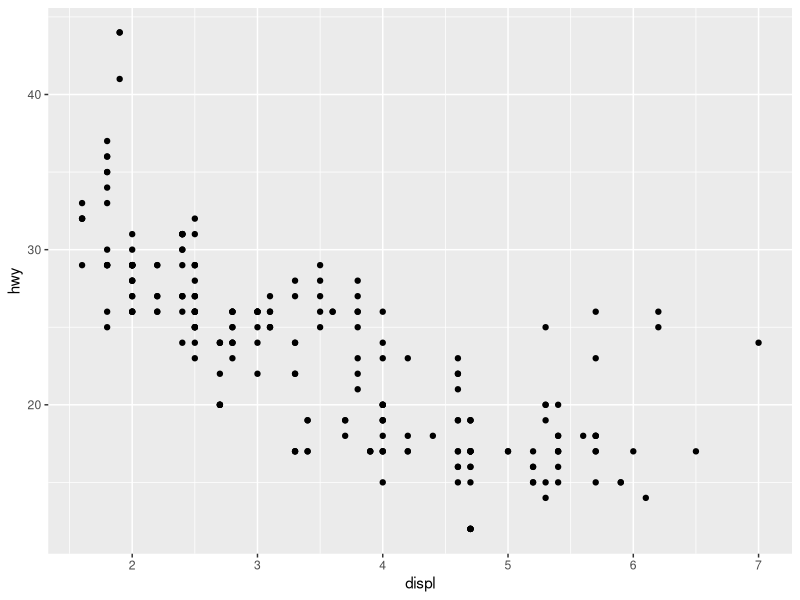
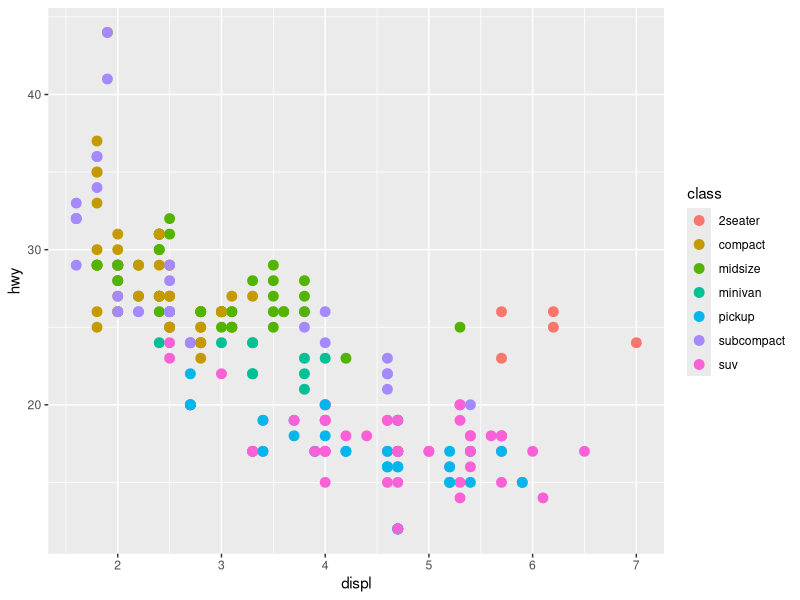
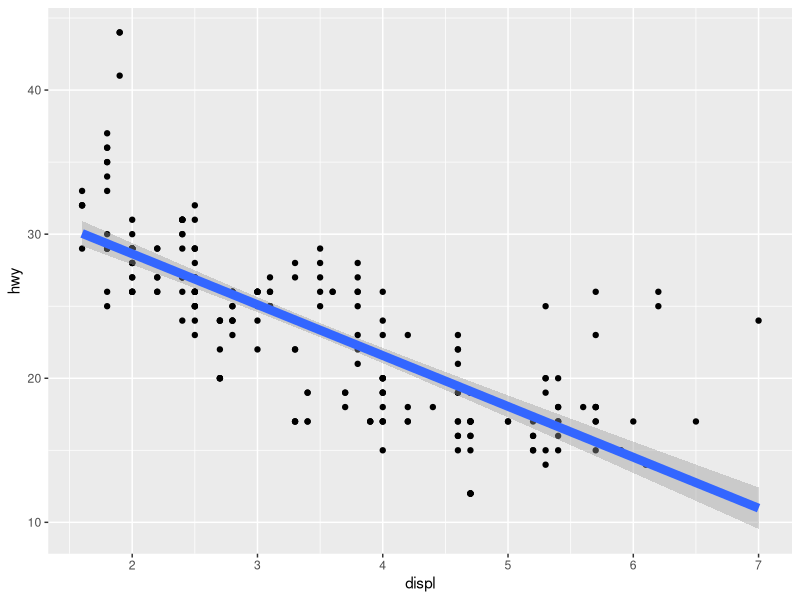
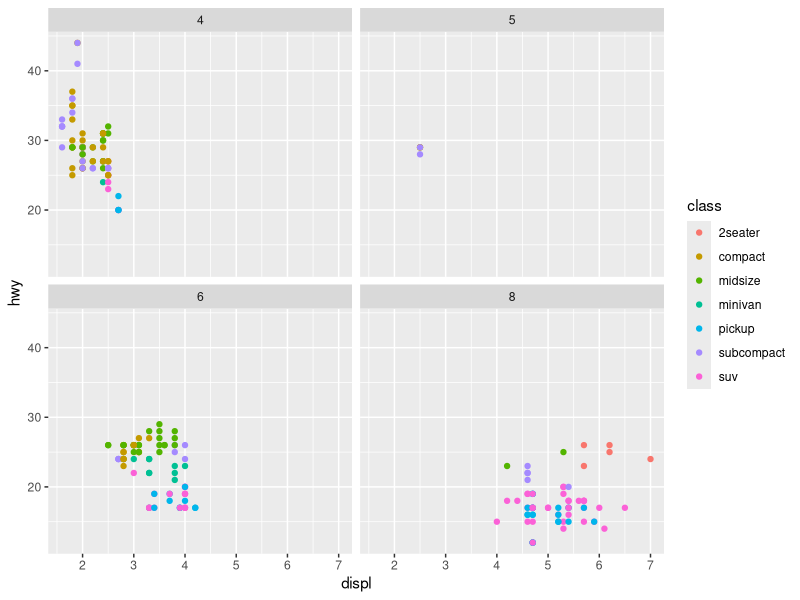

The R script that drew these images, in order:
## ---- chunk 1
library(tidyverse)
## ---- chunk 2
ggplot(data = mpg) +
 geom_point(mapping = aes(x = displ, y = hwy))
## ---- chunk 3
ggplot(data = mpg) + 
  geom_point(mapping = aes(x = displ, y = hwy, color = class), size = 3)
## ---- chunk 4
ggplot(data = mpg, mapping = aes(x = displ, y = hwy)) + 
  geom_point() +
  geom_smooth(linewidth = 3, method = "lm")

## ---- chunk 5
ggplot(data = mpg, mapping = aes(x = displ, y = hwy)) + 
  geom_point(mapping = aes(color = class)) +
  facet_wrap(~cyl)
